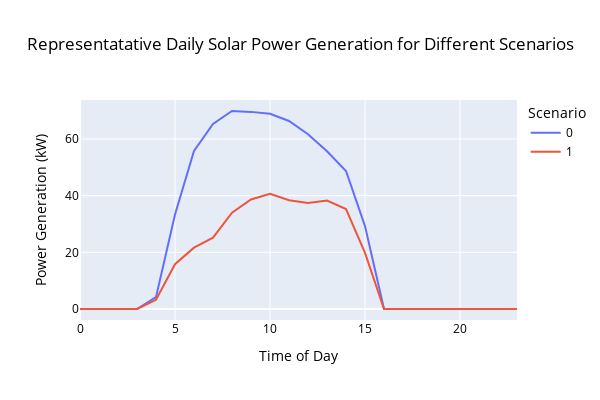

Notebook source saved alongside this figure:
### Code cell
#@title 
import pandas as pd
import matplotlib.pyplot as plt
import plotly.express as px

df=pd.read_csv("wat_inv/psol_dist.csv")
fig = px.line(df, title='Representatative Daily Solar Power Generation for Different Scenarios', labels={
                     "value": "Power Generation (kW)",
                     "index": "Time of Day",
                     "variable": "Scenario"
                 },width=600, height=400,)

fig.update_layout(title_x=0.5, font=dict(
            size=12,
            color='#000000'
        ))
fig.show()

### Figure 1 — Plotly figure (JSON) as saved in the notebook; plotly's stock layout.template omitted (floating-point values rounded to 4 significant figures)
{"data": [{"hovertemplate": "Scenario=0<br>Time of Day=%{x}<br>Power Generation (kW)=%{y}<extra></extra>", "legendgroup": "0", "line": {"color": "#636efa", "dash": "solid"}, "marker": {"symbol": "circle"}, "mode": "lines", "name": "0", "orientation": "v", "showlegend": true, "type": "scatter", "x": [0, 1, 2, 3, 4, 5, 6, 7, 8, 9, 10, 11, 12, 13, 14, 15, 16, 17, 18, 19, 20, 21, 22, 23], "xaxis": "x", "y": [0.0, 0.0, 0.0, 0.0, 4.197, 33.34, 55.8, 65.31, 69.86, 69.55, 68.86, 66.34, 61.65, 55.65, 48.71, 29.24, 0.0, 0.0, 0.0, 0.0, 0.0, 0.0, 0.0, 0.0], "yaxis": "y"}, {"hovertemplate": "Scenario=1<br>Time of Day=%{x}<br>Power Generation (kW)=%{y}<extra></extra>", "legendgroup": "1", "line": {"color": "#EF553B", "dash": "solid"}, "marker": {"symbol": "circle"}, "mode": "lines", "name": "1", "orientation": "v", "showlegend": true, "type": "scatter", "x": [0, 1, 2, 3, 4, 5, 6, 7, 8, 9, 10, 11, 12, 13, 14, 15, 16, 17, 18, 19, 20, 21, 22, 23], "xaxis": "x", "y": [0.0, 0.0, 0.0, 0.0, 3.244, 15.81, 21.64, 25.17, 33.98, 38.65, 40.67, 38.36, 37.36, 38.29, 35.27, 19.81, 0.0, 0.0, 0.0, 0.0, 0.0, 0.0, 0.0, 0.0], "yaxis": "y"}], "layout": {"font": {"color": "#000000", "size": 12}, "height": 400, "legend": {"title": {"text": "Scenario"}, "tracegroupgap": 0}, "title": {"text": "Representatative Daily Solar Power Generation for Different Scenarios", "x": 0.5}, "width": 600, "xaxis": {"anchor": "y", "domain": [0, 1], "title": {"text": "Time of Day"}}, "yaxis": {"anchor": "x", "domain": [0, 1], "title": {"text": "Power Generation (kW)"}}}}
